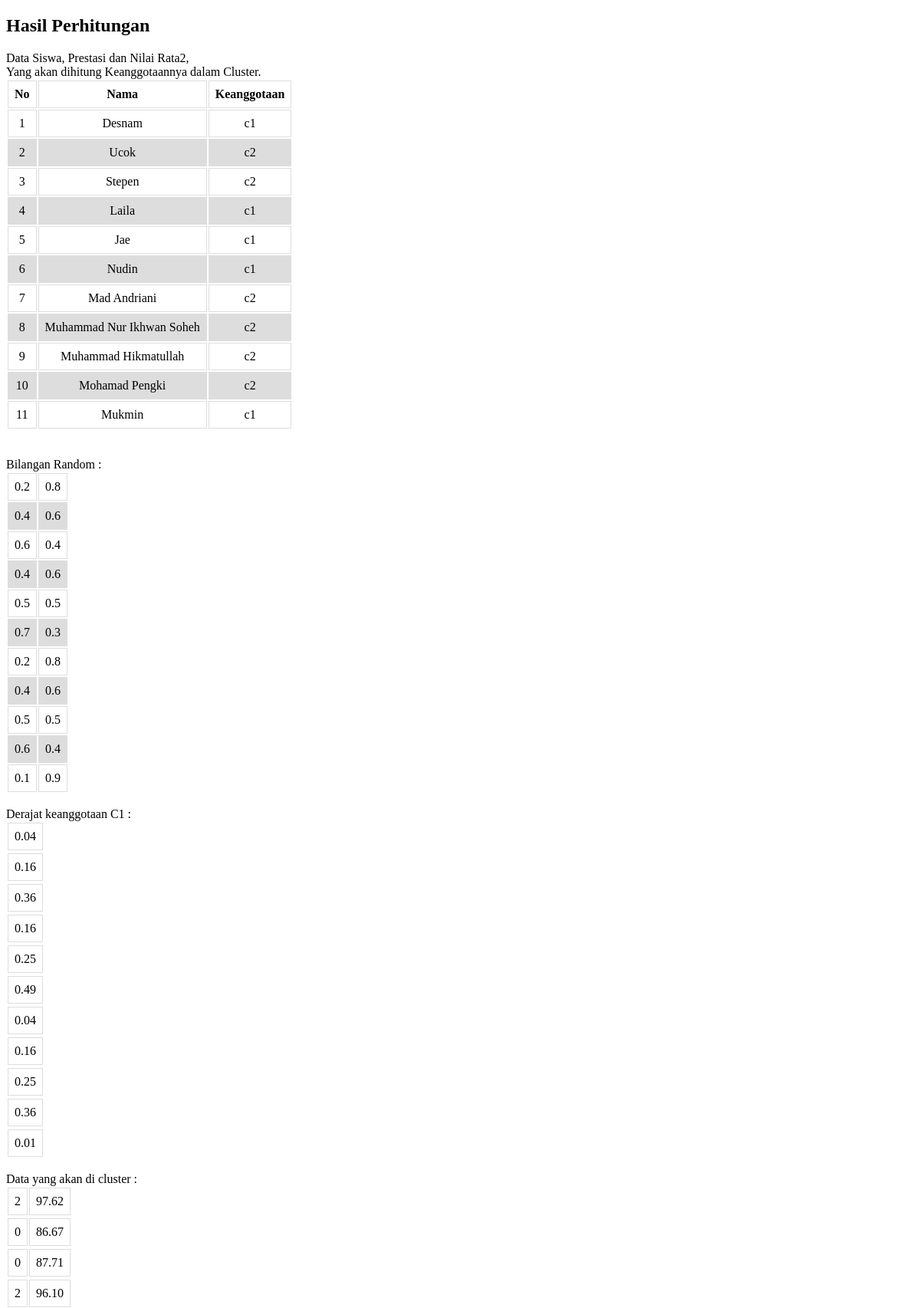
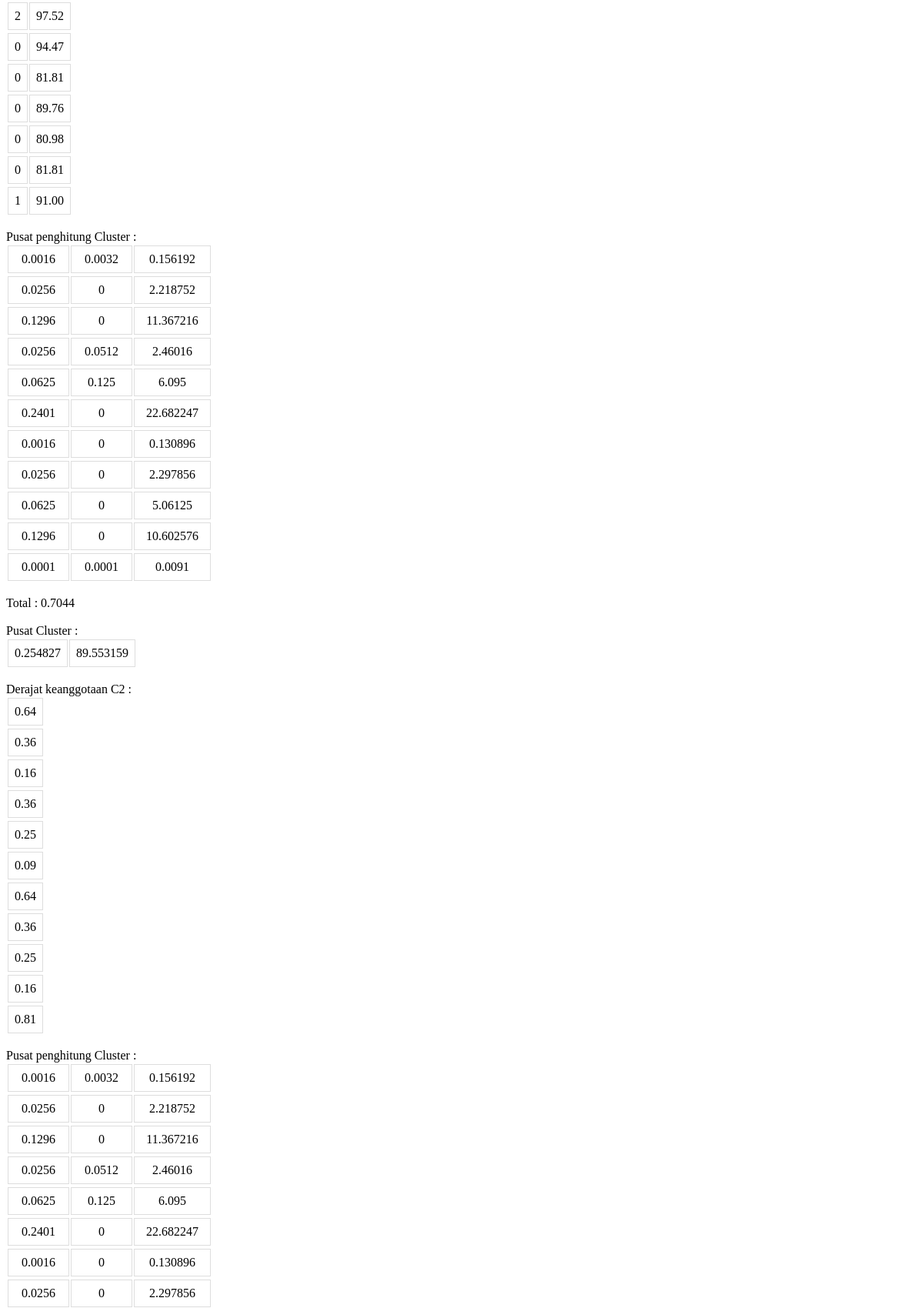
Page /perhitungan.php (upper part) on the committed database (2 pictures, top to bottom).
### tables this page shows
CREATE TABLE `dataset` (
  `id` int(12) NOT NULL,
  `nama` varchar(32) NOT NULL,
  `x1` varchar(64) NOT NULL,
  `x2` varchar(64) NOT NULL,
  `c` varchar(64) NOT NULL
);

CREATE TABLE `bildom` (
  `id` int(12) NOT NULL,
  `u1` varchar(12) NOT NULL,
  `u2` varchar(12) NOT NULL,
  `kj_sum` varchar(64) NOT NULL,
  `lj_sum` varchar(64) NOT NULL,
  `on_sum` varchar(64) NOT NULL,
  `pn_sum` varchar(64) NOT NULL
);

CREATE TABLE `datatest` (
  `id` int(12) NOT NULL,
  `nama` varchar(12) NOT NULL,
  `x1` int(12) NOT NULL,
  `x2` varchar(12) NOT NULL
);

### perhitungan.php (the view, shortened to what this page needs)
<!DOCTYPE html>
<h2>Hasil Perhitungan</h2>
Data Siswa, Prestasi dan Nilai Rata2,<br/>
Yang akan dihitung Keanggotaannya dalam Cluster.<br/>
    <table>
    <thead>
    <tr>
      <th rowspan="2">No</th>
      <th rowspan="2">Nama</th>
      <th colspan="2">Keanggotaan</th>
    </thead>
    <?php
    include 'koneksi.php';
    $no = 1;
    $data = mysqli_query($koneksi, "SELECT * FROM dataset");
    while($d = mysqli_fetch_array($data)){
    ?>
    <tr>
      <td><?= $no++ ?></td>
      <td><?= $d['nama'] ?></td>
      <td><?= $d['c'] ?></td>
    </tr>
        <?php } ?>
        </table>
Bilangan Random :
<table>
<?php
$j_sum  = 0;
$k_sum  = 0;
$l_sum  = 0;
$kj_sum = 0;
$lj_sum = 0;
$data = mysqli_query($koneksi,"SELECT c . * , p . *
FROM bildom c, datatest p
WHERE c.id = p.id");
while($u = mysqli_fetch_array($data)){
    $u1     = $u['u1'];
    $u2     = $u['u2'];
        ?>
        <tr>
            <td><?= $u1;    ?></td>
            <td><?= $u2;    ?></td>
        </tr>
            <?php
            }
            ?>
            </table>
            Derajat keanggotaan C1 :
            <?php
            $data = mysqli_query($koneksi,"SELECT c . * , p . *
            FROM bildom c, datatest p
            WHERE c.id = p.id");
            while($u = mysqli_fetch_array($data)){
                $u1     = $u['u1'];
                $dkc1   = $u1 * $u1;
            ?>
            <table>
            <tr>
            <td><?= $dkc1;    ?></td>
            <?php }
            ?>
            </table>
            <br/>
            Data yang akan di cluster :
            <?php
            $data = mysqli_query($koneksi,"SELECT c . * , p . *
            FROM bildom c, datatest p
            WHERE c.id = p.id");
            while($u = mysqli_fetch_array($data)){
                $x1     = $u['x1'];
                $x2     = $u['x2'];
            ?>
            <table>
            <tr>
            <td><?= $x1;    ?></td>
            <td><?= $x2;    ?></td>
            <?php }
            ?>
            </table>
            <br/>
            Pusat penghitung Cluster :
            <?php
            $data = mysqli_query($koneksi,"SELECT c . * , p . *
            FROM bildom c, datatest p
            WHERE c.id = p.id");
            while($u = mysqli_fetch_array($data)){
                $u1     = $u['u1'];
                $x1     = $u['x1'];
                $x2     = $u['x2'];
                $dkc1   = $u1 * $u1;
                $j      = $dkc1 * $dkc1;
                $k      = $j * $x1;
                $l      = $j * $x2;
                $j_sum += $j;
                $k_sum += $k;
                $l_sum += $l;
                $kj_sum = $k_sum / $j_sum;
                $lj_sum = $l_sum / $j_sum;
            ?>
            <table>
            <col width="80">
            <col width="80">
            <col width="100">
            <td><?= $j;     ?></td>
            <td><?= $k;     ?></td>
            <td><?= $l;     ?></td>
            <?php }
            ?>
            </table>
            <br/>
            Total : <?= $j_sum ?>
            <br/>
            <br/>
            Pusat Cluster :
            <table>
            <td><?= number_format( $kj_sum,6,".",",") ?>
            <td><?= number_format( $lj_sum,6,".",",") ?>
            </table>
            <br/>
            Derajat keanggotaan C2 :
            <?php
            $data = mysqli_query($koneksi,"SELECT c . * , p . *
            FROM bildom c, datatest p
            WHERE c.id = p.id");
            while($u = mysqli_fetch_array($data)){
                $u2     = $u['u2'];
                $dkc2   = $u2 * $u2;
            ?>
            <table>
            <tr>
            <td><?= $dkc2;    ?></td>
            <?php }
            ?>
            </table>
            <br/>
            Pusat penghitung Cluster :
            <?php
            $data = mysqli_query($koneksi,"SELECT c . * , p . *
            FROM bildom c, datatest p
            WHERE c.id = p.id");
            while($u = mysqli_fetch_array($data)){
                $u1     = $u['u1'];
                $x1     = $u['x1'];
                $x2     = $u['x2'];
                $dkc1   = $u1 * $u1;
                $j      = $dkc1 * $dkc1;
                $k      = $j * $x1;
                $l      = $j * $x2;
            ?>
            <table>
            <col width="80">
            <col width="80">
            <col width="100">
            <td><?= $j;     ?></td>
            <td><?= $k;     ?></td>
            <td><?= $l;     ?></td>
            <?php }
            ?>
            </table>

### perhitungan.php (style rules this page uses)
td, th { border: 1px solid #dddddd; text-align: center; padding: 8px; }
tr:nth-child(even) { background-color: #dddddd; }

### rows in the picture
dataset: nama "Desnam", c "c1"
dataset: nama "Ucok", c "c2"
dataset: nama "Stepen", c "c2"
dataset: nama "Laila", c "c1"
dataset: nama "Jae", c "c1"
dataset: nama "Nudin", c "c1"
dataset: nama "Mad Andriani", c "c2"
dataset: nama "Muhammad Nur Ikhwan Soheh", c "c2"
dataset: nama "Muhammad Hikmatullah", c "c2"
dataset: nama "Mohamad Pengki", c "c2"
dataset: nama "Mukmin", c "c1"
bildom: u1 "0.2", u2 "0.8", u1 "0.04", datatest.x1 "2", datatest.x2 "97.62", u1 "0.0016", u1.x1 "0.0032", u1.x2 "0.156192", u2 "0.64"
bildom: u1 "0.4", u2 "0.6", u1 "0.16", datatest.x1 "0", datatest.x2 "86.67", u1 "0.0256", u1.x2 "2.218752", u2 "0.36"
bildom: u1 "0.6", u2 "0.4", u1 "0.36", datatest.x1 "0", datatest.x2 "87.71", u1 "0.1296", u1.x2 "11.367216", u2 "0.16"
bildom: u1 "0.4", u2 "0.6", u1 "0.16", datatest.x1 "2", datatest.x2 "96.10", u1 "0.0256", u1.x1 "0.0512", u1.x2 "2.46016", u2 "0.36"
bildom: u1 "0.5", u2 "0.5", u1 "0.25", datatest.x1 "2", datatest.x2 "97.52", u1 "0.0625", u1.x1 "0.125", u1.x2 "6.095", u2 "0.25"
bildom: u1 "0.7", u2 "0.3", u1 "0.49", datatest.x1 "0", datatest.x2 "94.47", u1 "0.2401", u1.x2 "22.682247", u2 "0.09"
bildom: u1 "0.2", u2 "0.8", u1 "0.04", datatest.x1 "0", datatest.x2 "81.81", u1 "0.0016", u1.x2 "0.130896", u2 "0.64"
bildom: u1 "0.4", u2 "0.6", u1 "0.16", datatest.x1 "0", datatest.x2 "89.76", u1 "0.0256", u1.x2 "2.297856", u2 "0.36"
bildom: u1 "0.5", u2 "0.5", u1 "0.25", datatest.x1 "0", datatest.x2 "80.98", u1 "0.0625", u1.x2 "5.06125", u2 "0.25"
bildom: u1 "0.6", u2 "0.4", u1 "0.36", datatest.x1 "0", datatest.x2 "81.81", u1 "0.1296", u1.x2 "10.602576", u2 "0.16"
bildom: u1 "0.1", u2 "0.9", u1 "0.01", datatest.x1 "1", datatest.x2 "91.00", u1 "0.0001", u1.x1 "0.0001", u1.x2 "0.0091", u2 "0.81"

### other values in the picture
$j_sum "0.7044"
$kj_sum "0.254827"
$lj_sum "89.553159"
